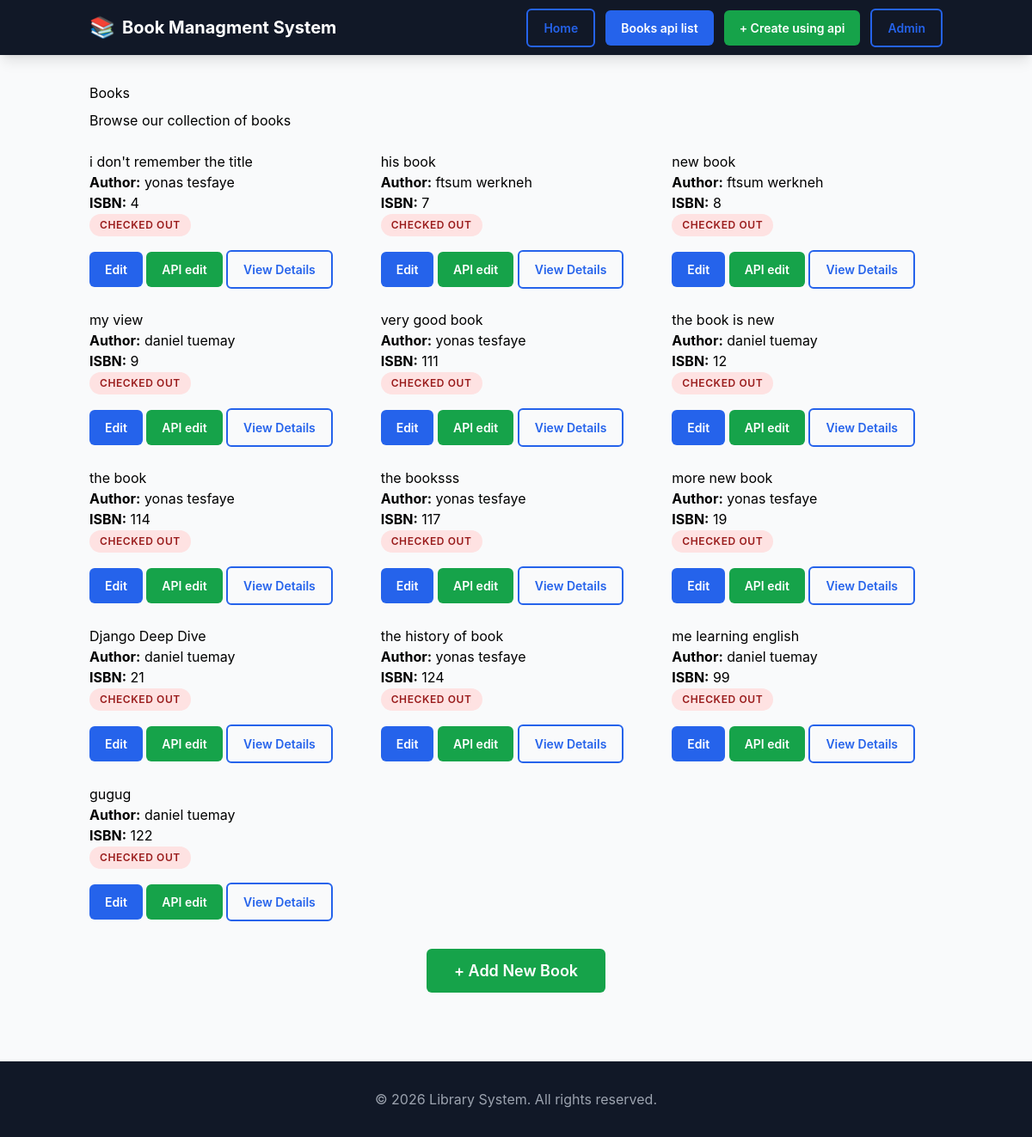
Screenshot of /book/books/ with the database file from the repository.
### bookmanagment/models.py (models this page shows, shortened)
class Books(models.Model):
    id=models.IntegerField(primary_key=True,unique=True,null=False,blank=False)
    title=models.CharField(max_length=255)
    author=models.ForeignKey(Author,on_delete=models.CASCADE ,related_name="book")
    isbn=models.IntegerField(unique=True,null=False,blank=False)

class Author(models.Model):
    id=models.IntegerField(primary_key=True,unique=True,null=False,blank=False)
    name=models.CharField(max_length=255)
    bio=models.TextField(null=False,blank=False)
    def __str__(self):
        return self.name

### bookmanagment/views.py (the view)
# urls.py: path('/books/',views.booklist,name='booklist'),
def booklist(request):
    books=Books.objects.all()
    return  render(request,'booklist.html',{'books':books} )

### backend/bookmanagment/templates/booklist.html (shortened to what this page needs)
{% extends "book.html" %}
{% block content %}
<div class="mb-6">
    <h1 class="mb-2">Books</h1>
    <p class="text-muted">Browse our collection of books</p>
</div>
{% if books %}
<div class="books-grid">
    {% for book in books %}
    <div class="card fade-in">
        <div class="card-header" >
            <h2 class="card-title">{{ book.title }}</h2>
        </div>
        <div class="card-body">
            <p class="card-text"><strong>Author:</strong> {{ book.author }}</p>
            <p class="card-text-muted"><strong>ISBN:</strong> {{ book.isbn }}</p>
            {% if book.available %}
            <span class="badge badge-success">Available</span>
            {% else %}
            <span class="badge badge-danger">Checked Out</span>
            {% endif %}
        </div>
        <div class="card-footer">
            <div class="d-flex justify-between align-center">
               <a href="{% url 'update' book.id %}" class="btn btn-primary">Edit</a>
                <a href="{% url 'bookupdateapi' book.id %}" class="btn btn-success">API edit</a>
                <a href="{% url 'bookdetail' book.id %}" class="btn btn-outline">
                    View Details
                </a>
            </div>
        </div>
    </div>
    {% endfor %}
</div>
{% else %}
<div class="alert alert-info">
    <p>No books available in the library yet.</p>
    <a href="{% url 'create' %}" class="btn btn-primary mt-2">Add First Book</a>
</div>
{% endif %}
<div class="mt-8 text-center">
    <a href="{% url 'bookcreate' %}" class="btn btn-success btn-lg">
        + Add New Book
    </a>
</div>
{% endblock %}

### backend/bookmanagment/templates/book.html (shortened to what this page needs)
<!DOCTYPE html>
<html lang="en">
<head>
    <script src="https://cdn.tailwindcss.com"></script>
</head>
<body class="bg-gray-50">
   <nav class="bg-gray-900 text-white shadow-lg sticky top-0 z-50">
    <div class="container mx-auto px-4">
        <div class="flex justify-between items-center h-16">
            <div class="flex items-center space-x-2">
                <span class="text-2xl">📚</span>
                <a href="{% url 'bookhome' %}" class="text-xl font-bold hover:text-blue-300">
                    Book Managment System
                </a>
            </div>
            <div class="flex items-center space-x-3">
                <a href="{% url 'bookhome' %}" class="btn btn-outline">
                    Home
                </a>
                <a href="{% url 'apilist' %}" class="btn btn-primary">
                    Books api list
                </a>
                <a href="{% url 'bookapi' %}" class="btn btn-success">
                    + Create using api
                </a>
                <a href="/admin/" class="btn btn-outline">
                    Admin
                </a>
            </div>
        </div>
    </div>
</nav>
    <main class="container mx-auto px-4 py-8">
        {% block content %}
        {% endblock %}
    </main>
    <footer class="bg-gray-900 text-white mt-12">
        <div class="container mx-auto px-4 py-8">
            <div class="text-center text-gray-400">
                <p>© {% now "Y" %} Library System. All rights reserved.</p>
            </div>
        </div>
    </footer>
</body>
</html>

### backend/bookmanagment/templates/book.html (style rules this page uses)
:root { --primary-color: #2563eb; --secondary-color: #111827; }
* { box-sizing: border-box; margin: 0; padding: 0; }
body { min-height: 100vh; font-family: -apple-system, BlinkMacSystemFont, 'Segoe UI', Roboto, sans-serif; }
html { scroll-behavior: smooth; }
.fade-in { animation: fadeIn 0.3s ease-out; }
.btn { display: inline-block; padding: 10px 18px; border-radius: 6px; font-size: 14px; font-weight: 600; text-decoration: none; border: none; cursor: pointer; transition: 0.2s ease; }
.btn-primary { background: #2563eb; color: white; }
.btn-success { background: #16a34a; color: white; }
.btn-outline { background: transparent; border: 2px solid #2563eb; color: #2563eb; }

### backend/bookmanagment/templates/booklist.html (style rules this page uses)
.books-grid { display: grid; grid-template-columns: repeat(auto-fill, minmax(300px, 1fr)); gap: 1.5rem; margin-bottom: 2rem; }
.card { display: flex; flex-direction: column; height: 100%; }
.card-body { flex: 1; }
.card-footer { margin-top: auto; padding-top: 1rem; border-top: 1px solid var(--border-color); }
.badge { display: inline-block; padding: 0.25rem 0.75rem; border-radius: 9999px; font-size: 0.75rem; font-weight: 600; text-transform: uppercase; letter-spacing: 0.05em; }
.badge-danger { background: #fee2e2; color: #991b1b; }
.text-muted { color: var(--text-light); }
.btn-lg { padding: 0.75rem 2rem; font-size: 1.125rem; }

### rows the page displays
Books: title "i don't remember the title", author "yonas tesfaye", isbn "4"
Books: title "his book", author "ftsum werkneh", isbn "7"
Books: title "new book", author "ftsum werkneh", isbn "8"
Books: title "my view", author "daniel tuemay", isbn "9"
Books: title "very good book", author "yonas tesfaye", isbn "111"
Books: title "the book is new", author "daniel tuemay", isbn "12"
Books: title "the book", author "yonas tesfaye", isbn "114"
Books: title "the booksss", author "yonas tesfaye", isbn "117"
Books: title "more new book", author "yonas tesfaye", isbn "19"
Books: title "Django Deep Dive", author "daniel tuemay", isbn "21"
Books: title "the history of book", author "yonas tesfaye", isbn "124"
Books: title "me learning english", author "daniel tuemay", isbn "99"
Books: title "gugug", author "daniel tuemay", isbn "122"
